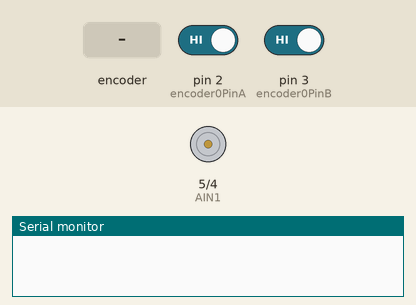
Simulated run of this sketch. Board: Arduino Uno, built with avr-gcc and run on an emulated ATmega328P. Parts: motor-driver pin pairs drawn as motors (green arrow = first pin HIGH = forward, orange = second pin HIGH = backward, longer = more drive, scaled by the enable pin), the last lines printed to the serial monitor. The test bench sets the inputs (shaded band); at power-on: pin 2 (encoder0PinA) HIGH, pin 3 (encoder0PinB) HIGH.

Above: at 1.2 s.
1.3 s: rotary encoder on pin 2 (encoder0PinA) / pin 3 (encoder0PinB) turned 1 step (first pin leading)
At 3.6 s:
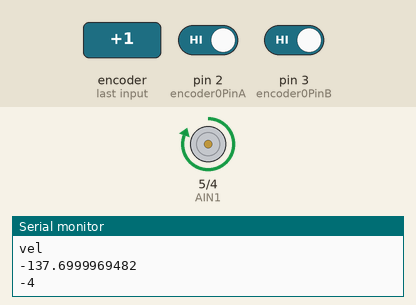
4.3 s: rotary encoder on pin 2 (encoder0PinA) / pin 3 (encoder0PinB) turned 2 steps (second pin leading)
At 9.5 s:
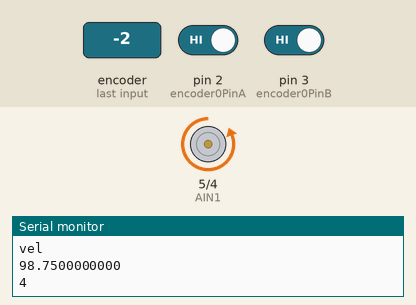
Timing chart, 0 to 11.0 s (numbered marks = the images above; inputs shaded):
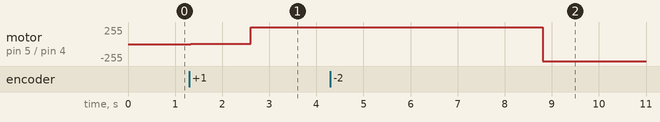

Measured:
- after the input at 1.3 s, motor on pin 5 (AIN1) / pin 4 (AIN2): stopped → forward 6/255 at once, → forward 255/255 1.3 s later
- after the input at 4.3 s, motor on pin 5 (AIN1) / pin 4 (AIN2): forward 255/255 → backward 255/255 after 4.5 s

The sketch:

PROGRAMACION_CON_PID_METIDO.ino
```cpp
#define PWM 6                                          //declaramos pines
#define AIN2 4                                         //declaramos pines
#define AIN1 5                                         //declaramos pines
#define encoder0PinA 2                                 //declaramos pines
#define encoder0PinB 3                                 //declaramos pines


float setpoint=0.0;
float error = 0.0;
float errorInt = 0.0;
float errorDer = 0.0;
float lasterror = 0.0;
float kp=0;

volatile long encoder0Pos=0;                           //cambiara  a int al final encoder (contador encoder)

long milisprevio1=0;                                   //como estaba antes milis encoder  contador
long intervalo1=1;                                   //DURACION INTERVALO MILIS ENCODER CONTADOR       ////
long milisprevio2=0;                                   //como estaba antes milis error
long intervalo2=2000;                                  //DURACION INTERVALO MILIS DE ERROR ////

float vel = 0.0;                                         //MANIPULAR SENTIDO DEL GIRO MOTOR ////

void setup() {
pinMode(AIN2,OUTPUT);                                  //declaramos salida puente h motor sentido
pinMode(AIN1,OUTPUT);                                  //declaramos salida puente h motor sentido
pinMode (encoder0PinA, INPUT);                         //declaramos encoder
pinMode (encoder0PinB, INPUT);                         //declaramos encoder
attachInterrupt(0,doEncoderA, CHANGE);                 //subrutinas para la lectura del encoder
attachInterrupt(1,doEncoderB, CHANGE);                 //subrutinas para la lectura del encoder

Serial.begin(9600);                                    //declaramos lectura monitor serie
}

void loop() {
CONTROLPID ();
VISUALIZARDATOS ();
MOTORES ();
}


void CONTROLPID(){
  long milisactual1=millis();                          //asignamos nombre al millis
   if(milisactual1-milisprevio1>=intervalo1){          //decimos si ha pasado el tiempo de milis
                       // actualizamos y Recordamos el tiempo de milis                                    //le ponemos para que salga del giro inverso (positivos)
      error=setpoint+encoder0Pos;                           //calculamos el error
      errorInt += error;                                          // respuesta proporcional al error
      errorDer=(error-lasterror);                                          // respuesta proporcional al error
      vel= (2.0 * error) + (0.05 * errorInt) + (10.0 * errorDer);                                          // respuesta proporcional al error
      lasterror = error;
      if (vel >= 255.0) vel =255.0;                             //dice que cuando lega alos 255 de velocidad el conteo del encoder error no empieze de cero
      if (vel <= -255.0) vel =-255.0;                          //dice que cuando lega alos -255 de velocidad el conteo del encoder error no empieze de cero
                                                            //el 1 es la tolerancia del error
      milisprevio1=milisactual1;
    }
}

 void doEncoderA(){                                     //subrutina el cual dice que dependiendo de configuracion del encoder aumenta o disminuye los pulsos mediante motor sentido
    if (digitalRead(encoder0PinA)== LOW){
          if (digitalRead(encoder0PinB)== LOW){
                 encoder0Pos +=1;
          }
          else {
                 encoder0Pos -=1;
          }
     }
     else {
          if (digitalRead(encoder0PinB)== HIGH){
                 encoder0Pos +=1;
          }
          else {
                  encoder0Pos -=1;
          }
     }
 }

  void doEncoderB(){                                  //subrutina el cual dice que dependiendo de configuracion del encoder aumenta o disminuye los pulsos mediante motor sentido
    if (digitalRead(encoder0PinA)== LOW){
          if (digitalRead(encoder0PinB)== LOW){
                 encoder0Pos -=1;
          }
          else {
                 encoder0Pos +=1;
          }
     }
     else {
          if (digitalRead(encoder0PinB)== HIGH){
                 encoder0Pos -=1;
          }
          else {
                  encoder0Pos +=1;
          }
     }
 }

void VISUALIZARDATOS(){
    long milisactual2=millis();                          //asignamos nombre al millis
   if(milisactual2-milisprevio2>=intervalo2){          //decimos si ha pasado el tiempo de milis
    Serial.println("error");                           //en monitor serie nos enseña "error"
    Serial.println(error,DEC);                          //en monitor serie nos muestra el valor error en decimales
    Serial.println("vel");
    Serial.println(vel,DEC);
    Serial.println (encoder0Pos, DEC);                 //en el momitor serie que nos enseñe el valor de pulsos de encoder
    milisprevio2=milisactual2;                         // actualizamos y Recordamos el tiempo de milis
    }
}

 void MOTORES(){

  if(vel >=0){                                         //El motor girará a la derecha
    digitalWrite(AIN1, LOW);                           //activar para un lado
    digitalWrite(AIN2, HIGH);                          //desactivar para el otro
    analogWrite(PWM, vel);                             //le asignamos la velocidad
    }

  if(vel <=0){                                         //El motor girará a la izquierda
    digitalWrite(AIN1, HIGH);                          //activar para un lado
    digitalWrite(AIN2, LOW);                           //desactivar para el otro
    vel = -vel;                                        //le ponemos para que el giro sea inverso (negativos)
    analogWrite(PWM, vel);                             //asignamos velocidad
    vel = -vel;                                        //le ponemos para que salga del giro inverso (positivos)
    }
 }
```
